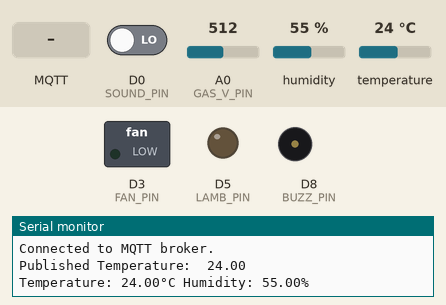
A sketch run on a simulated ESP8266 (NodeMCU). On the bench: switched loads named in the sketch (green lamp = pin HIGH), output pins drawn as LEDs (lit = HIGH), buzzer (waves = sounding, pin HIGH), the last lines printed to the serial monitor. The test bench sets the inputs (shaded band); at power-on: D0 (SOUND_PIN) LOW, A0 (GAS_V_PIN) = 512, humidity 55 %, temperature 24 °C. WiFi joins after 1.5 s; servers stay silent unless stated; no MQTT or app messages arrive unless stated.

Above: at 3.2 s.
3.3 s: D0 (SOUND_PIN) driven HIGH
At 12.5 s:
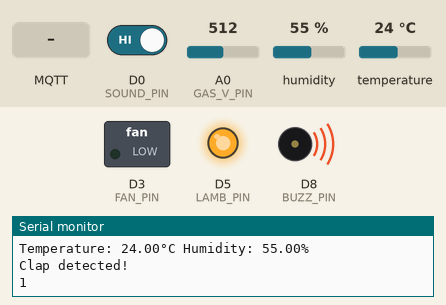
13.1 s: MQTT message "on" arrives on the first subscribed topic
At 21.1 s:
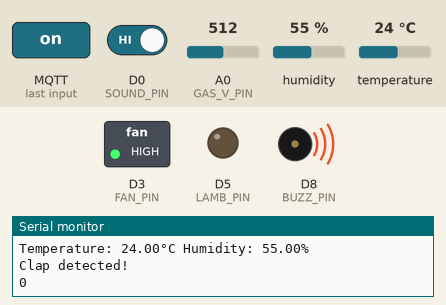
21.6 s: A0 (GAS_V_PIN) set to 488
At 25.4 s:
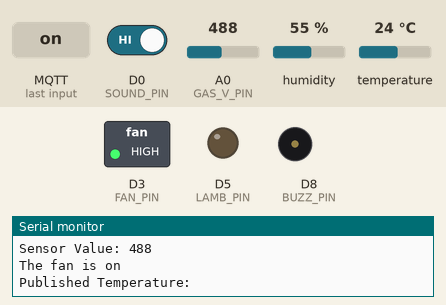
33.6 s: MQTT message "1" arrives on the first subscribed topic
At 38.8 s:
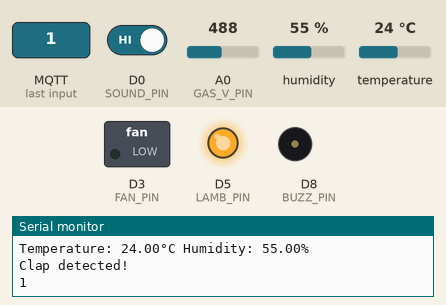
45.7 s: D0 (SOUND_PIN) driven LOW
At 46.4 s:
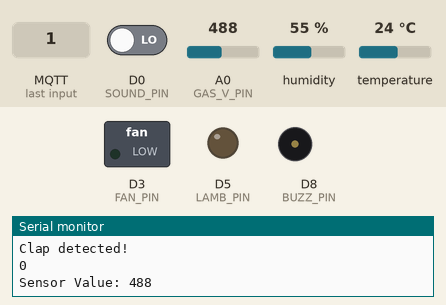
52.0 s: A0 (GAS_V_PIN) set to 510
At 55.3 s:
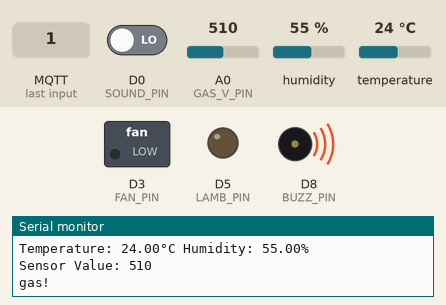
Timing chart, 0 to 56.8 s (numbered marks = the images above; inputs shaded):
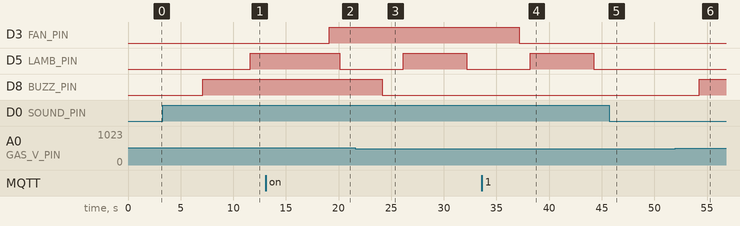

Measured:
- the behaviour switches between 501 and 500 on A0 (GAS_V_PIN) (found by bisection; images 2 and 3)
- after the input at 3.3 s, D5 (LAMB_PIN): LOW → HIGH after 8.3 s
- after the input at 13.1 s, D3 (FAN_PIN): LOW → HIGH after 6.0 s
- after the input at 21.6 s, D5 (LAMB_PIN): LOW → HIGH after 4.6 s instead of 7.1 s; D8 (BUZZ_PIN): HIGH → LOW after 2.5 s
- after the input at 33.6 s, D3 (FAN_PIN): HIGH → LOW after 3.6 s
- after the input at 45.7 s, D5 (LAMB_PIN): stays LOW (without the input it goes to HIGH after 4.6 s)
- after the input at 52.0 s, D8 (BUZZ_PIN): LOW → HIGH after 2.3 s

The sketch:

Project.ino
```cpp
#include <ESP8266WiFi.h>           // Include the WiFi library
#include <PubSubClient.h>                             // Include the MQTT library
#include "DHT.h"
#define FAN_PIN D3
#define GAS_V_PIN A0
#define BUZZ_PIN D8
#define LAMB_PIN D5 // Import DHT library
#define DHT_PIN D7
#define SOUND_PIN D0
unsigned long lastEvent = 0;
bool lamb_state=false;// Digital pin connected to the DHT sensor
int Gas_Value;
bool state=false;
DHT dht(DHT_PIN, DHT11);                                // Initialize DHT sensor
const char* ssid = "ghhg";                          // WiFi SSID
const char* password = "1236547891";      //wifi password
const char* broker = "192.168.137.1";  // broker ip
const char* topic = "temp_sens";
const char* fantopic="fan_state";
const char* gas_topic="gas";
const char* buzz_topic="buzz";
unsigned long lastTempUpdate = 0;
const int port = 1883;
WiFiClient espClient;                                 // Create an object of the WiFiClient class
PubSubClient client(espClient);
void setup() {
  Serial.begin(115200);                               // Initialize serial communication at baudrate of 115200
  // wifi begin
  WiFi.begin(ssid, password);                         // Attempt to connect to the Wi-Fi network
  while (WiFi.status() != WL_CONNECTED) {             // Wait until the NodeMCU is successfully connected
    delay(1000);                                      // Wait 1 second before rechecking Wi-Fi connection statuss
    Serial.println("Connecting to WiFi...");          // A message indicating an attempt to connect to Wi-Fi
  }
  Serial.println("Connected to WiFi.");               // A message indicating a successful connection
  // mqtt
  client.setServer(broker, port);                     // Connect to the MQTT broker
  client.connect("NodeMCU_Publisher");                // Connect to MQTT broker with the name "NodeMCU_Publisher"
  Serial.println("Connected to MQTT broker.");

  client.setCallback(on_message);
  client.subscribe(fantopic);
  pinMode(FAN_PIN, OUTPUT);
  pinMode(BUZZ_PIN, OUTPUT);
  pinMode(LAMB_PIN, OUTPUT);
  pinMode(GAS_V_PIN,INPUT);

  pinMode(SOUND_PIN, INPUT);

  dht.begin();                                          // Start DHT sensor
}

const int MAX_MESSAGE_LENGTH = 128;
char fanstate[MAX_MESSAGE_LENGTH];

void on_message(char* topic, byte* message, unsigned int length) {
  Serial.print("Message received: ");
  if (length >= MAX_MESSAGE_LENGTH) {
    Serial.println("Message too long, ignoring...");
    return; // Exit the function early
  }

  // Copy each byte from the message into the fanstate array
  for (int i = 0; i < length; i++) {
    fanstate[i] = (char)message[i]; // Store the byte as a character in fanstate
  }

  // Null-terminate the fanstate string to ensure it's properly terminated
  fanstate[length] = '\0';

  // Print the fanstate to the Serial Monitor
  Serial.println(fanstate);
}

void loop() {
temp_on_fan();
sound_sensor();// Wait a few seconds between measurements
gas_sensor();
fan_on();

}
void temp_on_fan(){

  float h = dht.readHumidity();                         // Read humidity
  float temp = dht.readTemperature();

   // Check if any reads failed (to try later)
  if (isnan(h) || isnan(temp)) {
    Serial.println("Failed to read from DHT sensor.");
    return;
  }
  else{
 // Read temperature as Celsius
   char temperature[8]; // Buffer big enough for 7-character float
  dtostrf(temp, 6, 2, temperature);

//  const char* message = "Turn On";                    // The message to be published
  client.publish(topic, temperature);                     // Publish the message to the specified topic
  Serial.print("Published Temperature: ");
    delay(1000);  // A message prefix
  Serial.println(temperature);

//   Print temperature
  Serial.print("Temperature: ");
  Serial.print(temp);
  Serial.print("°C ");

  // Print humidity
  Serial.print("Humidity: ");
  Serial.print(h);
  Serial.println("%");
     }

    }

 void gas_sensor(){
  delay(2000);
  Gas_Value = analogRead(GAS_V_PIN);


  char Gas_V[8]; // Buffer big enough for 7-character float
  dtostrf(Gas_Value, 6, 2, Gas_V);
  if(Gas_Value!=0){
  client.publish(gas_topic,Gas_V);
  Serial.print("Sensor Value: ");
  Serial.println(Gas_Value);
  }
    delay(2000);
  if(Gas_Value >500){
    Serial.println("gas!");
    digitalWrite(BUZZ_PIN,HIGH);
    delay(2500);
    client.publish(buzz_topic,"ON, There is gas Leaking");}
    else{
      digitalWrite(BUZZ_PIN,LOW);}
   delay(1000);
 }
void sound_sensor(){
  int sensor_value = digitalRead(SOUND_PIN); // Read the value from the sound sensor

  if (sensor_value == HIGH) { // If sound is detected
    Serial.println("Clap detected!");
    state = !state; // Toggle the state
    Serial.println(state);
  }

  // Update the LED based on the state
  digitalWrite(LAMB_PIN, state ? HIGH : LOW);
  }
void fan_on() {
    // Check the fanstate variable
        client.loop();
    if (strcmp(fanstate, "on") == 0) {
        // If fanstate is "on", turn on the fan
        digitalWrite(FAN_PIN, HIGH);
        Serial.println("The fan is on");
    } else {
        // If fanstate is not "on", turn off the fan
        digitalWrite(FAN_PIN, LOW);
    }
}
```
